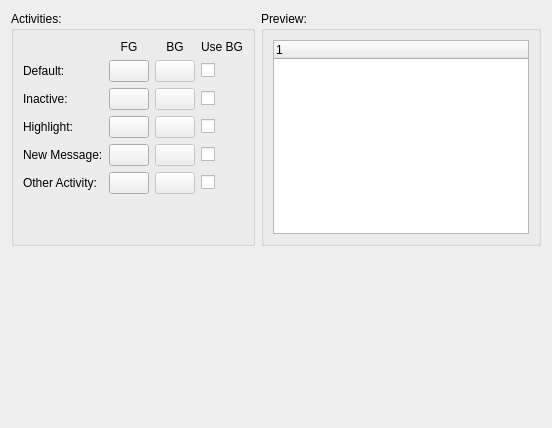
     <widget class="QWidget" name="bufferview" >
      <attribute name="title" >
       <string>Bufferview</string>
      </attribute>
      <layout class="QGridLayout" >
       <item row="0" column="0" >
        <widget class="QGroupBox" name="groupBox_6" >
         <property name="title" >
          <string>Activities:</string>
         </property>
         <layout class="QGridLayout" >
          <item row="0" column="1" >
           <widget class="QLabel" name="label" >
            <property name="text" >
             <string>FG</string>
            </property>
            <property name="alignment" >
             <set>Qt::AlignCenter</set>
            </property>
           </widget>
          </item>
          <item row="0" column="2" >
           <widget class="QLabel" name="label_2" >
            <property name="text" >
             <string>BG</string>
            </property>
            <property name="alignment" >
             <set>Qt::AlignCenter</set>
            </property>
           </widget>
          </item>
          <item row="0" column="3" >
           <widget class="QLabel" name="label_3" >
            <property name="text" >
             <string>Use BG</string>
            </property>
            <property name="alignment" >
             <set>Qt::AlignCenter</set>
            </property>
           </widget>
          </item>
          <item row="1" column="0" >
           <widget class="QLabel" name="label_43" >
            <property name="text" >
             <string>Default:</string>
            </property>
           </widget>
          </item>
          <item row="1" column="1" >
           <widget class="ColorButton" name="noActivityFG" >
            <property name="sizePolicy" >
             <sizepolicy vsizetype="Maximum" hsizetype="Maximum" >
              <horstretch>0</horstretch>
              <verstretch>0</verstretch>
             </sizepolicy>
            </property>
            <property name="text" >
             <string/>
            </property>
           </widget>
          </item>
          <item row="1" column="2" >
           <widget class="ColorButton" name="noActivityBG" >
            <property name="enabled" >
             <bool>false</bool>
            </property>
            <property name="sizePolicy" >
             <sizepolicy vsizetype="Maximum" hsizetype="Maximum" >
              <horstretch>0</horstretch>
              <verstretch>0</verstretch>
             </sizepolicy>
            </property>
            <property name="text" >
             <string/>
            </property>
           </widget>
          </item>
          <item row="1" column="3" >
           <widget class="QCheckBox" name="noActivityUseBG" >
            <property name="sizePolicy" >
             <sizepolicy vsizetype="Fixed" hsizetype="Maximum" >
              <horstretch>0</horstretch>
              <verstretch>0</verstretch>
             </sizepolicy>
            </property>
            <property name="text" >
             <string/>
            </property>
           </widget>
          </item>
          <item row="2" column="0" >
           <widget class="QLabel" name="label_42" >
            <property name="text" >
             <string>Inactive:</string>
            </property>
           </widget>
          </item>
          <item row="2" column="1" >
           <widget class="ColorButton" name="inactiveActivityFG" >
            <property name="text" >
             <string/>
            </property>
           </widget>
          </item>
          <item row="2" column="2" >
           <widget class="ColorButton" name="inactiveActivityBG" >
            <property name="enabled" >
             <bool>false</bool>
            </property>
            <property name="text" >
             <string/>
            </property>
           </widget>
          </item>
          <item row="2" column="3" >
           <widget class="QCheckBox" name="inactiveActivityUseBG" >
            <property name="sizePolicy" >
             <sizepolicy vsizetype="Fixed" hsizetype="Maximum" >
              <horstretch>0</horstretch>
              <verstretch>0</verstretch>
             </sizepolicy>
            </property>
            <property name="layoutDirection" >
             <enum>Qt::LeftToRight</enum>
            </property>
            <property name="text" >
             <string/>
            </property>
           </widget>
          </item>
          <item row="3" column="0" >
           <widget class="QLabel" name="label_39" >
            <property name="text" >
             <string>Highlight:</string>
            </property>
           </widget>
          </item>
          <item row="3" column="1" >
           <widget class="ColorButton" name="highlightActivityFG" >
            <property name="text" >
             <string/>
            </property>
           </widget>
          </item>
          <item row="3" column="2" >
           <widget class="ColorButton" name="highlightActivityBG" >
            <property name="enabled" >
             <bool>false</bool>
            </property>
            <property name="text" >
             <string/>
            </property>
           </widget>
          </item>
          <item row="3" column="3" >
           <widget class="QCheckBox" name="highlightActivityUseBG" >
            <property name="sizePolicy" >
             <sizepolicy vsizetype="Fixed" hsizetype="Maximum" >
              <horstretch>0</horstretch>
              <verstretch>0</verstretch>
             </sizepolicy>
            </property>
            <property name="text" >
             <string/>
            </property>
           </widget>
          </item>
          <item row="4" column="0" >
           <widget class="QLabel" name="label_40" >
            <property name="text" >
             <string>New Message:</string>
            </property>
           </widget>
          </item>
          <item row="4" column="1" >
           <widget class="ColorButton" name="newMessageActivityFG" >
            <property name="text" >
             <string/>
            </property>
           </widget>
          </item>
          <item row="4" column="2" >
           <widget class="ColorButton" name="newMessageActivityBG" >
            <property name="enabled" >
             <bool>false</bool>
            </property>
            <property name="text" >
             <string/>
            </property>
           </widget>
          </item>
          <item row="4" column="3" >
           <widget class="QCheckBox" name="newMessageActivityUseBG" >
            <property name="sizePolicy" >
             <sizepolicy vsizetype="Fixed" hsizetype="Maximum" >
              <horstretch>0</horstretch>
              <verstretch>0</verstretch>
             </sizepolicy>
            </property>
            <property name="text" >
             <string/>
            </property>
           </widget>
          </item>
          <item row="5" column="0" >
           <widget class="QLabel" name="label_41" >
            <property name="text" >
             <string>Other Activity:</string>
            </property>
           </widget>
          </item>
          <item row="5" column="1" >
           <widget class="ColorButton" name="otherActivityFG" >
            <property name="text" >
             <string/>
            </property>
           </widget>
          </item>
          <item row="5" column="2" >
           <widget class="ColorButton" name="otherActivityBG" >
            <property name="enabled" >
             <bool>false</bool>
            </property>
            <property name="text" >
             <string/>
            </property>
           </widget>
          </item>
          <item row="5" column="3" >
           <widget class="QCheckBox" name="otherActivityUseBG" >
            <property name="sizePolicy" >
             <sizepolicy vsizetype="Fixed" hsizetype="Maximum" >
              <horstretch>0</horstretch>
              <verstretch>0</verstretch>
             </sizepolicy>
            </property>
            <property name="text" >
             <string/>
            </property>
           </widget>
          </item>
          <item row="6" column="0" >
           <spacer>
            <property name="orientation" >
             <enum>Qt::Vertical</enum>
            </property>
            <property name="sizeHint" stdset="0" >
             <size>
              <width>20</width>
              <height>40</height>
             </size>
            </property>
           </spacer>
          </item>
         </layout>
        </widget>
       </item>
       <item row="0" column="1" >
        <widget class="QGroupBox" name="groupBox_7" >
         <property name="title" >
          <string>Preview:</string>
         </property>
         <layout class="QVBoxLayout" >
          <item>
           <widget class="QTreeWidget" name="bufferviewPreview" >
            <column>
             <property name="text" >
              <string>1</string>
             </property>
            </column>
           </widget>
          </item>
         </layout>
        </widget>
       </item>
       <item row="1" column="0" colspan="2" >
        <spacer>
         <property name="orientation" >
          <enum>Qt::Vertical</enum>
         </property>
         <property name="sizeHint" stdset="0" >
          <size>
           <width>318</width>
           <height>171</height>
          </size>
         </property>
        </spacer>
       </item>
      </layout>
     </widget>
